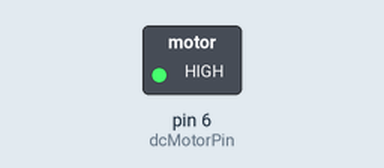
The sketch below on a simulated Arduino Uno, built with avr-gcc and run on an emulated ATmega328P. On the bench: switched loads named in the sketch (green lamp = pin HIGH). Dashed ring = blinking.

Above: at 0.2 s.
Timing chart, 0 to 3.0 s (numbered marks = the images above):
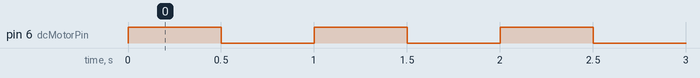

Measured:
- by itself, pin 6 (dcMotorPin): alternates HIGH for 0.50 s and LOW for 0.50 s

The sketch:

DC_motor.ino
```cpp
int dcMotorPin = 6;

void setup() {
  // put your setup code here, to run once:
pinMode(6,OUTPUT);

}

void loop() {
  // put your main code here, to run repeatedly:
digitalWrite(6,HIGH);
delay(500);
digitalWrite(6,LOW);
delay(500);

/*
analogWrite(6,80); //speed control
delay(500);
analogWrite(6,0);
delay(500);
*/
}
```
